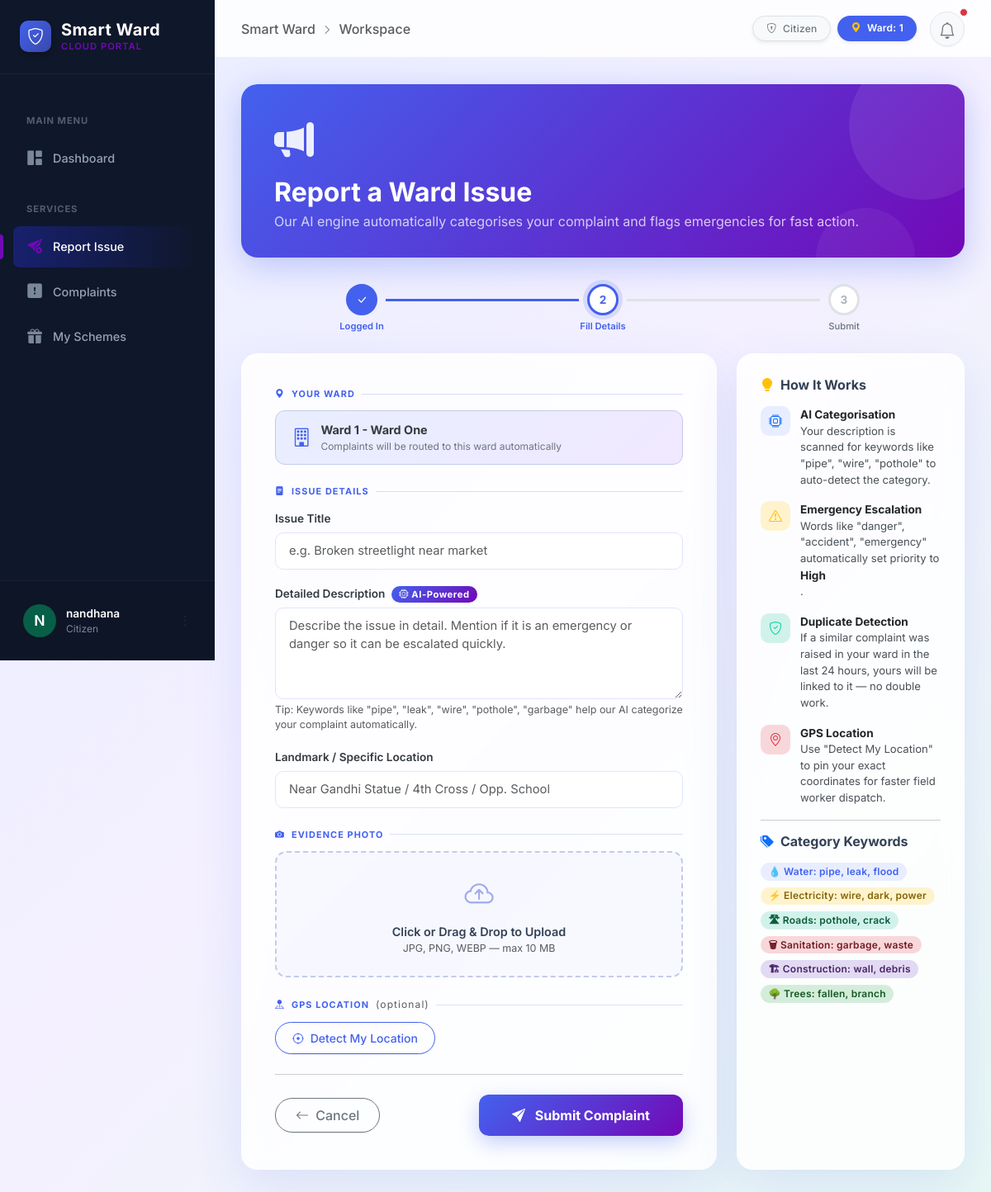
Page /complaints/report/ (signed in) on the committed database.
### accounts/models.py (models this page shows, shortened)
class User(AbstractUser):
    ROLE_CHOICES = (
        ('citizen', 'Citizen'),
        ('ward_member', 'Ward Member'),
        ('field_worker', 'Field Worker'),
        ('panchayath_admin', 'Panchayath Admin'),
    )
    role = models.CharField(max_length=20, choices=ROLE_CHOICES, default='citizen')
    phone_number = models.CharField(max_length=15, unique=True, null=True, blank=True)
    ward = models.ForeignKey(Ward, on_delete=models.SET_NULL, null=True, blank=True)
    address = models.TextField(blank=True, null=True)
    latitude = models.DecimalField(max_digits=9, decimal_places=6, null=True, blank=True)
    longitude = models.DecimalField(max_digits=9, decimal_places=6, null=True, blank=True)

class Ward(models.Model):
    ward_number = models.PositiveIntegerField(unique=True)
    ward_name = models.CharField(max_length=100)
    description = models.TextField(blank=True, null=True)
    def __str__(self):
        return f"Ward {self.ward_number} - {self.ward_name}"

### complaints/views.py (the view)
# urls.py: path('report/', views.report_complaint, name='report_complaint'),
@login_required
def report_complaint(request):
    if request.method == 'POST':
        form = ComplaintForm(request.POST, request.FILES)
        if form.is_valid():
            complaint = form.save(commit=False)
            complaint.user = request.user
            complaint.ward = request.user.ward  # auto-fill from user profile
            description = form.cleaned_data.get('description', '')
            title = form.cleaned_data.get('title', '')
            full_text = f"{title} {description}"
            complaint.category = ai_categorize(full_text)
            urgency_reason = ai_get_urgency_reason(full_text)
            if urgency_reason:
                complaint.priority = 'high'
                complaint.status = 'urgent_review'
                complaint.ai_analysis_reason = f"AI Detected High Urgency Keywords: {urgency_reason}"
                messages.warning(
                    request,
                    '⚠️ Your complaint has been automatically escalated to '
                    '<strong>High Priority (Urgent Review)</strong> due to emergency keywords detected.',
                    extra_tags='safe',
                )
            potential_match = check_enhanced_duplicates(complaint)
            if potential_match:
                complaint.is_duplicate = True
                complaint.potential_duplicate_of = potential_match
                messages.info(
                    request,
                    'ℹ️ AI Detection: A similar complaint was found nearby. '
                    'Your report has been flagged for verification by the Ward Member.',
                )
            complaint.save()
            messages.success(
                request,
                f'✅ Your complaint has been submitted successfully! '
                f'Category auto-detected: <strong>{complaint.category}</strong>.',
                extra_tags='safe',
            )
            return redirect('complaint_list')
    else:
        form = ComplaintForm()
    context = {
        'form': form,
        'progress_step': 2,
        'progress_steps': ['Login', 'Fill Details', 'Submit'],
    }
    return render(request, 'complaints/report_issue.html', context)

### templates/complaints/report_issue.html (shortened to what this page needs)
{% extends 'base.html' %}
{% block content %}
<div class="page-hero">
  <i class="bi bi-megaphone-fill hero-icon"></i>
  <h2 class="fw-bold mb-1">Report a Ward Issue</h2>
  <p class="mb-0 opacity-75">Our AI engine automatically categorises your complaint and flags emergencies for fast action.</p>
</div>
<div class="progress-tracker mb-4">
  <div class="progress-step done">
    <span class="step-bubble"><i class="bi bi-check-lg"></i></span>
    <span class="step-label">Logged In</span>
  </div>
  <div class="progress-step active">
    <span class="step-bubble">2</span>
    <span class="step-label">Fill Details</span>
  </div>
  <div class="progress-step">
    <span class="step-bubble">3</span>
    <span class="step-label">Submit</span>
  </div>
</div>
<div class="row g-4">
  <div class="col-lg-8">
    <div class="form-card">
      <form method="post" enctype="multipart/form-data" id="complaintForm" novalidate>
        <p class="section-label"><i class="bi bi-geo-alt-fill"></i> Your Ward</p>
        <div class="ward-info-pill mb-3">
          <i class="bi bi-building"></i>
          <div>
            {% if user.ward %}
              <div class="ward-name">{{ user.ward }}</div>
              <div class="ward-sub">Complaints will be routed to this ward automatically</div>
            {% else %}
              <div class="ward-name text-warning">No ward assigned</div>
              <div class="ward-sub">Please ask your administrator to assign a ward to your account</div>
            {% endif %}
          </div>
        </div>
        <p class="section-label mt-4"><i class="bi bi-file-text-fill"></i> Issue Details</p>
        <div class="mb-3">
          <label for="id_title" class="form-label">{{ form.title.label }}</label>
          {{ form.title }}
        </div>
        <div class="mb-3">
          <label for="id_description" class="form-label">
            {{ form.description.label }}
            <span class="ai-badge ms-1"><i class="bi bi-cpu"></i> AI-Powered</span>
          </label>
          {{ form.description }}
          <div class="form-text text-muted">{{ form.description.help_text }}</div>
        </div>
        <div class="mb-3">
          <label for="id_address_extra" class="form-label">{{ form.address_extra.label }}</label>
          {{ form.address_extra }}
        </div>
        <p class="section-label mt-4"><i class="bi bi-camera-fill"></i> Evidence Photo</p>
        <div class="upload-zone mb-2" id="uploadZone">
          <i class="bi bi-cloud-arrow-up upload-icon"></i>
          <p class="mt-2 mb-0 fw-semibold" style="font-size:.9rem;">Click or Drag &amp; Drop to Upload</p>
          <p class="text-muted mb-0" style="font-size:.78rem;">JPG, PNG, WEBP — max 10 MB</p>
        </div>
        <p class="section-label mt-4"><i class="bi bi-pin-map-fill"></i> GPS Location <span class="text-muted fw-normal" style="text-transform:none;font-size:.75rem;">(optional)</span></p>
        <div class="d-flex align-items-center gap-2 mb-3">
          <button type="button" class="btn btn-outline-primary btn-sm rounded-pill" id="detectLocationBtn">
            <i class="bi bi-crosshair me-1"></i> Detect My Location
          </button>
        </div>
        <hr class="my-4">
        <div class="d-flex justify-content-between align-items-center flex-wrap gap-2">
          <a href="{% url 'complaint_list' %}" class="btn btn-outline-secondary rounded-pill px-4">
            <i class="bi bi-arrow-left me-1"></i> Cancel
          </a>
          <button type="submit" class="btn btn-submit" id="submitBtn">
            <i class="bi bi-send-fill me-2"></i> Submit Complaint
          </button>
        </div>
      </form>
    </div>
  </div>
  <div class="col-lg-4">
    <div class="info-panel">
      <h6 class="fw-bold mb-3"><i class="bi bi-lightbulb-fill text-warning me-2"></i>How It Works</h6>
      <div class="tip-item">
        <div class="tip-icon" style="background:#e8eeff;">
          <i class="bi bi-cpu text-primary"></i>
        </div>
        <div class="tip-text">
          <strong>AI Categorisation</strong>
          Your description is scanned for keywords like "pipe", "wire", "pothole" to auto-detect the category.
        </div>
      </div>
      <div class="tip-item">
        <div class="tip-icon" style="background:#fff3cd;">
          <i class="bi bi-exclamation-triangle text-warning"></i>
        </div>
        <div class="tip-text">
          <strong>Emergency Escalation</strong>
          Words like "danger", "accident", "emergency" automatically set priority to <strong>High</strong>.
        </div>
      </div>
      <div class="tip-item">
        <div class="tip-icon" style="background:#d1f2eb;">
          <i class="bi bi-shield-check" style="color:#06d6a0;"></i>
        </div>
        <div class="tip-text">
          <strong>Duplicate Detection</strong>
          If a similar complaint was raised in your ward in the last 24 hours, yours will be linked to it — no double work.
        </div>
      </div>
      <div class="tip-item">
        <div class="tip-icon" style="background:#f8d7da;">
          <i class="bi bi-geo-alt text-danger"></i>
        </div>
        <div class="tip-text">
          <strong>GPS Location</strong>
          Use "Detect My Location" to pin your exact coordinates for faster field worker dispatch.
        </div>
      </div>
      <hr>
      <h6 class="fw-bold mb-3"><i class="bi bi-tags-fill text-primary me-2"></i>Category Keywords</h6>
      <div class="d-flex flex-wrap gap-2">
        <span class="badge rounded-pill" style="background:#e8eeff;color:#4361ee;">💧 Water: pipe, leak, flood</span>
        <span class="badge rounded-pill" style="background:#fff3cd;color:#856404;">⚡ Electricity: wire, dark, power</span>
        <span class="badge rounded-pill" style="background:#d1f2eb;color:#0a5c3b;">🛣 Roads: pothole, crack</span>
        <span class="badge rounded-pill" style="background:#f8d7da;color:#721c24;">🗑 Sanitation: garbage, waste</span>
        <span class="badge rounded-pill" style="background:#e2d9f3;color:#4a2568;">🏗 Construction: wall, debris</span>
        <span class="badge rounded-pill" style="background:#d4edda;color:#155724;">🌳 Trees: fallen, branch</span>
      </div>
    </div>
  </div>
</div>
{% endblock %}

### templates/base.html (shortened to what this page needs)
<!DOCTYPE html>
<html lang="en">
<head>
    <link href="https://cdn.jsdelivr.net/npm/bootstrap@5.3.2/dist/css/bootstrap.min.css" rel="stylesheet">
    <link rel="stylesheet" href="https://cdn.jsdelivr.net/npm/bootstrap-icons@1.11.1/font/bootstrap-icons.css">
</head>
<body>
    <aside class="sidebar-wrapper" id="sidebar">
        <a href="{% url 'dashboard' %}" class="sidebar-brand">
            <div class="sidebar-brand-icon">
                <i class="bi bi-shield-check"></i>
            </div>
            <div>
                <h5 class="mb-0 fw-bold" style="letter-spacing: 0.5px;">Smart Ward</h5>
                <div
                    style="font-size: 0.7rem; color: var(--brand-accent); font-weight: 600; letter-spacing: 1px; text-transform: uppercase;">
                    Cloud Portal</div>
            </div>
        </a>
        <div class="sidebar-nav">
            <div class="nav-category">Main Menu</div>
            <a href="{% url 'dashboard' %}"
                class="nav-item-link {% if request.resolver_match.url_name == 'dashboard' %}active{% endif %}">
                <i class="bi bi-grid-1x2-fill"></i>
                <span>Dashboard</span>
            </a>
            <div class="nav-category">Services</div>
            {% if user.role == 'citizen' %}
            <a href="{% url 'report_complaint' %}"
                class="nav-item-link {% if request.resolver_match.url_name == 'report_complaint' %}active{% endif %}">
                <i class="bi bi-send-plus-fill"></i>
                <span>Report Issue</span>
            </a>
            {% endif %}
            <a href="{% url 'complaint_list' %}"
                class="nav-item-link {% if 'complaint' in request.path and request.resolver_match.url_name != 'report_complaint' %}active{% endif %}">
                <i class="bi bi-exclamation-square-fill"></i>
                <span>Complaints</span>
            </a>
            {% if user.role == 'citizen' %}
            <a href="{% url 'match_schemes' %}"
                class="nav-item-link {% if 'scheme' in request.path %}active{% endif %}">
                <i class="bi bi-gift-fill"></i>
                <span>My Schemes</span>
            </a>
            {% endif %}
        </div>
        <div class="sidebar-user">
            <div class="dropdown">
                <a href="#" class="user-profile-box" data-bs-toggle="dropdown" aria-expanded="false">
                    <div class="user-avatar">
                        {{ user.username|make_list|first|upper }}
                    </div>
                    <div class="user-info">
                        <p class="user-name">{{ user.username }}</p>
                        <p class="user-role">{{ user.get_role_display }}</p>
                    </div>
                    <i class="bi bi-three-dots-vertical ms-auto text-muted"></i>
                </a>
            </div>
        </div>
    </aside>
    <main class="main-wrapper">
        <nav class="top-navbar">
            <div class="d-flex align-items-center gap-3">
                <div class="d-none d-sm-block text-muted fw-medium fs-6 breadcrumb-like">
                    Smart Ward <i class="bi bi-chevron-right mx-1" style="font-size: 0.75rem;"></i> Workspace
                </div>
            </div>
            <div class="d-flex align-items-center gap-3">
                <div class="d-none d-md-flex gap-2">
                    <span class="badge text-bg-light border px-3 py-2 text-secondary fw-medium shadow-sm">
                        <i class="bi bi-shield-lock me-1"></i> {{ user.get_role_display }}
                    </span>
                    {% if user.ward %}
                    <span class="badge text-bg-primary px-3 py-2 shadow-sm rounded-pill"
                        style="background-color: var(--brand-primary) !important;">
                        <i class="bi bi-geo-alt-fill me-1 text-warning"></i> Ward: {{ user.ward.ward_number }}
                    </span>
                    {% endif %}
                </div>
                <button class="btn btn-light position-relative rounded-circle p-2"
                    style="width: 42px; height: 42px; border: 1px solid #e2e8f0;">
                    <i class="bi bi-bell fs-5 text-secondary"></i>
                    <span
                        class="position-absolute top-0 start-100 translate-middle p-1 bg-danger border border-light rounded-circle">
                    </span>
                </button>
            </div>
        </nav>
        <div class="content-area">
            {% block content %}
            {% endblock %}
        </div>
    </main>
</body>
</html>

### rows in the picture
User: username|make_list "N", username "nandhana", role "Citizen", ward.ward_number "1", ward "Ward 1 - Ward One"
